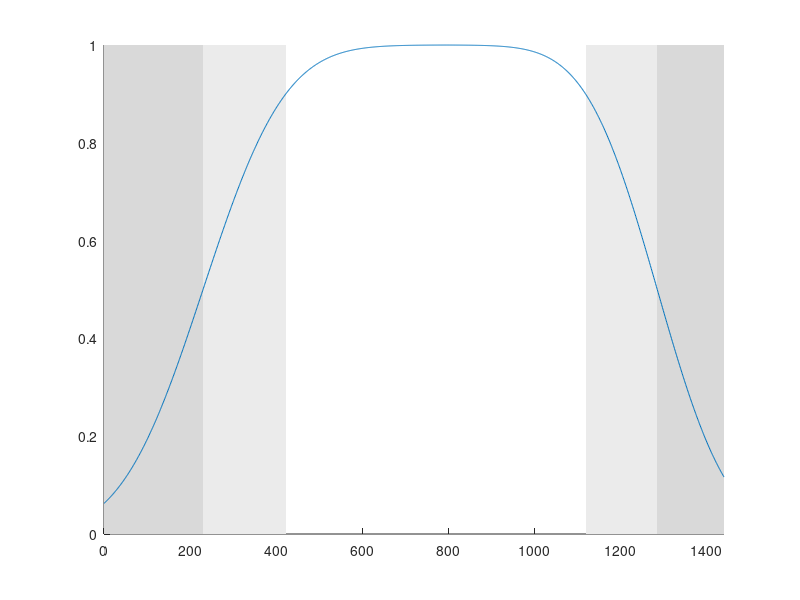

MATLAB code to generate this figure: (Note: this script raises an error after producing the figure.)
x = 0:1:1440
cdf_dep = 1-normcdf(x,1285,130)
cdf_arr = normcdf(x,230,150)
pdf_dep = normpdf(x,1285,130)
pdf_arr = normpdf(x,230,150)

av_prob = min(cdf_dep,cdf_arr)

a = icdf('Normal',0.9,230,150)
b = icdf('Normal',0.1,1285,130)
c = icdf('Normal',0.5,230,150)
d = icdf('Normal',0.5,1285,130)

fig = figure;
hold on
xlim([0 1440])
set(fig,'defaultAxesColorOrder',[[0 0 0];[0 0 0]]);

fill([1 1 a a],[0 1 1 0], [.92 .92 .92],'EdgeColor','None')
fill([b b 1439 1439],[0 1 1 0], [.92 .92 .92],'EdgeColor','None')

fill([1 1 c c],[0 1 1 0], [.85 .85 .85],'EdgeColor','None')
fill([d d 1439 1439],[0 1 1 0], [.85 .85 .85],'EdgeColor','None')

plot(x,av_prob)
refline(0,0.5)
refline(0,0.9)

line([b,b],ylim)
line([a,a],ylim)



yyaxis right
ax = gca
ax.YColor = [0 0 0];
plot(x,pdf_dep,':k')
plot(x,pdf_arr,'--k')

refline(0,0)




